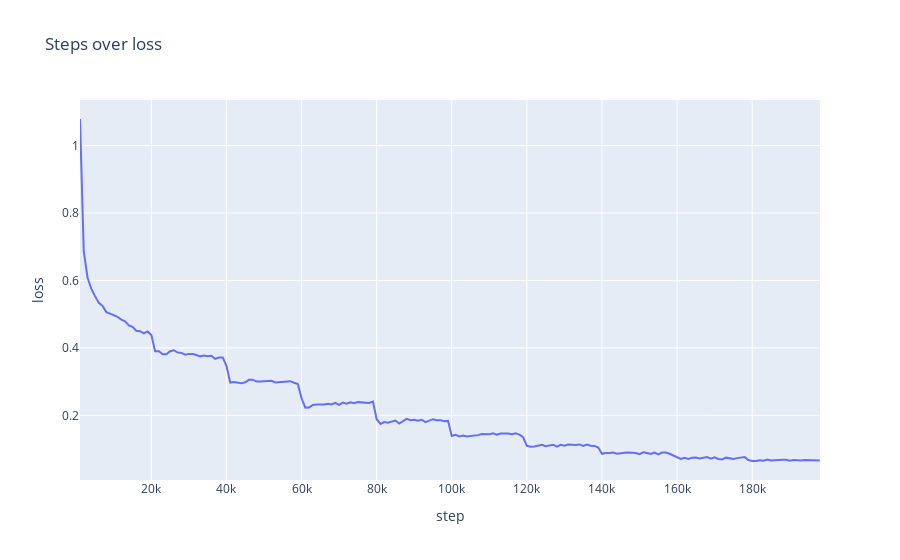

Source (notebook cell):
### Code cell
history.plot(x="step", y="loss", backend="plotly", title="Steps over loss")

### Figure 1 — Plotly figure (JSON) as saved in the notebook; plotly's stock layout.template omitted (floating-point values rounded to 4 significant figures; data arrays with more than 128 entries replaced by an {"elided": "..."} marker saying what was removed)
{"data": [{"hovertemplate": "step=%{x}<br>loss=%{y}<extra></extra>", "legendgroup": "", "line": {"color": "#636efa", "dash": "solid"}, "mode": "lines", "name": "", "orientation": "v", "showlegend": false, "type": "scatter", "x": {"elided": "200 int values"}, "xaxis": "x", "y": {"elided": "200 float values"}, "yaxis": "y"}], "layout": {"autosize": true, "legend": {"tracegroupgap": 0}, "title": {"text": "Steps over loss"}, "xaxis": {"anchor": "y", "autorange": true, "domain": [0, 1], "range": [1000, 198060], "title": {"text": "step"}, "type": "linear"}, "yaxis": {"anchor": "x", "autorange": true, "domain": [0, 1], "range": [0.00815, 1.135], "title": {"text": "loss"}, "type": "linear"}}}
